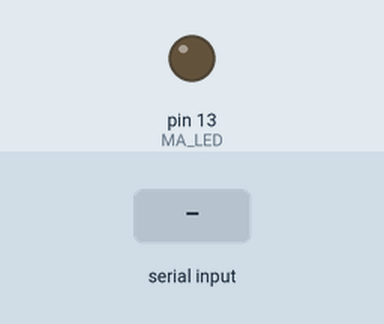
Simulated run of this sketch. Board: Arduino Uno, built with avr-gcc and run on an emulated ATmega328P. On the bench: output pins drawn as LEDs (lit = HIGH). Inputs (shaded band) come from the test bench.

Above: at 1.2 s.
1.3 s: "1" received over Serial
At 2.5 s:
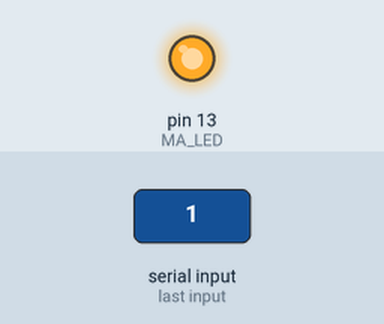
2.8 s: "0" received over Serial
At 3.9 s:
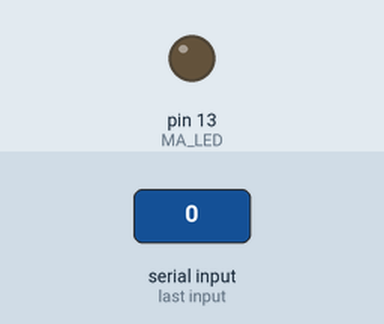
Timing chart, 0 to 5.8 s (numbered marks = the images above; inputs shaded):
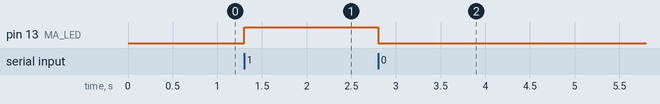

Measured:
- after the input at 1.3 s, pin 13 (MA_LED): LOW → HIGH at once
- after the input at 2.8 s, pin 13 (MA_LED): HIGH → LOW at once

The sketch:

bite.ino
```cpp
int MA_LED = 13;

void setup() {
  Serial.begin(9600);
  pinMode(MA_LED, OUTPUT);
}

void loop() {
  char cmd;
  if (Serial.available()) {
    cmd = Serial.read();
    if (cmd == '1') {
      digitalWrite(MA_LED, HIGH);
    }
    else {
      digitalWrite(MA_LED, LOW);
    }

  }
}
```
